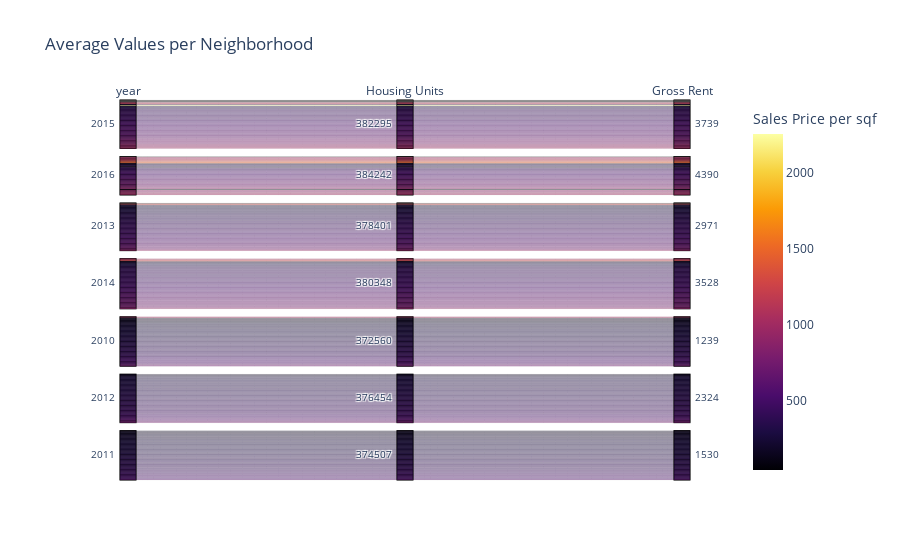

The code cell stored with this chart in its notebook:
### Code cell
# Parallel Categories Plot
px.parallel_categories(
    top_10_most_expensive,    
    title='Average Values per Neighborhood',
    labels={'neighborhood': "Neighborhood", 
            'sale_price_sqr_foot':'Sales Price per sqf',
           'housing_units':'Housing Units',
           'gross_rent':'Gross Rent'},
    color="sale_price_sqr_foot",
    color_continuous_scale=px.colors.sequential.Inferno,
    
)

### Figure 1 — Plotly figure (JSON) as saved in the notebook; plotly's stock layout.template omitted (floating-point values rounded to 4 significant figures; data arrays with more than 128 entries replaced by an {"elided": "..."} marker saying what was removed)
{"data": [{"dimensions": [{"label": "year", "values": {"elided": "397 int values"}}, {"label": "Housing Units", "values": {"elided": "397 int values"}}, {"label": "Gross Rent", "values": {"elided": "397 int values"}}], "domain": {"x": [0, 1], "y": [0, 1]}, "line": {"color": {"elided": "397 float values"}, "coloraxis": "coloraxis"}, "name": "", "type": "parcats"}], "layout": {"autosize": true, "coloraxis": {"colorbar": {"title": {"text": "Sales Price per sqf"}}, "colorscale": [[0, "#000004"], [0.1111, "#1b0c41"], [0.2222, "#4a0c6b"], [0.3333, "#781c6d"], [0.4444, "#a52c60"], [0.5556, "#cf4446"], [0.6667, "#ed6925"], [0.7778, "#fb9b06"], [0.8889, "#f7d13d"], [1, "#fcffa4"]]}, "legend": {"tracegroupgap": 0}, "title": {"text": "Average Values per Neighborhood"}}}
